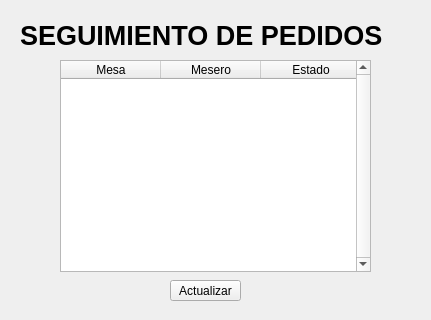
<?xml version="1.0" encoding="UTF-8"?>
<ui version="4.0">
 <class>SeguiminetoPedido</class>
 <widget class="QWidget" name="SeguiminetoPedido">
  <property name="geometry">
   <rect>
    <x>0</x>
    <y>0</y>
    <width>431</width>
    <height>320</height>
   </rect>
  </property>
  <property name="windowTitle">
   <string>Foud Court</string>
  </property>
  <widget class="QLabel" name="label">
   <property name="geometry">
    <rect>
     <x>20</x>
     <y>20</y>
     <width>391</width>
     <height>31</height>
    </rect>
   </property>
   <property name="font">
    <font>
     <pointsize>20</pointsize>
     <weight>75</weight>
     <bold>true</bold>
    </font>
   </property>
   <property name="text">
    <string>SEGUIMIENTO DE PEDIDOS</string>
   </property>
  </widget>
  <widget class="QTableWidget" name="tableSeguimiento">
   <property name="geometry">
    <rect>
     <x>60</x>
     <y>60</y>
     <width>311</width>
     <height>212</height>
    </rect>
   </property>
   <property name="verticalScrollBarPolicy">
    <enum>Qt::ScrollBarAlwaysOn</enum>
   </property>
   <property name="horizontalScrollBarPolicy">
    <enum>Qt::ScrollBarAlwaysOff</enum>
   </property>
   <property name="sizeAdjustPolicy">
    <enum>QAbstractScrollArea::AdjustToContents</enum>
   </property>
   <column>
    <property name="text">
     <string>Mesa</string>
    </property>
   </column>
   <column>
    <property name="text">
     <string>Mesero</string>
    </property>
   </column>
   <column>
    <property name="text">
     <string>Estado</string>
    </property>
   </column>
  </widget>
  <widget class="QPushButton" name="btnActualizar">
   <property name="geometry">
    <rect>
     <x>170</x>
     <y>280</y>
     <width>71</width>
     <height>21</height>
    </rect>
   </property>
   <property name="text">
    <string>Actualizar</string>
   </property>
  </widget>
 </widget>
 <resources/>
 <connections/>
</ui>
